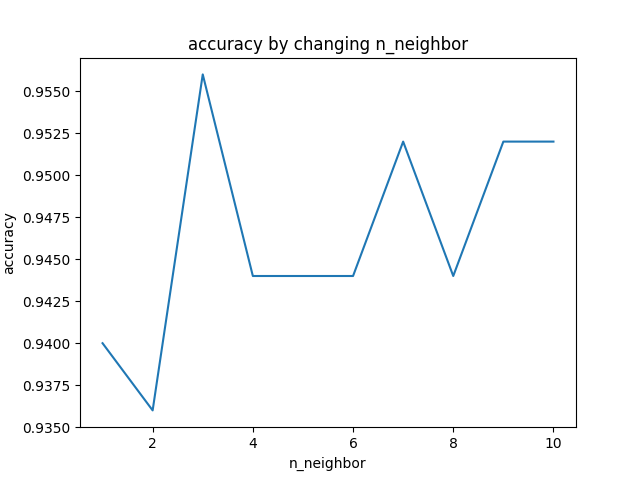

This chart was generated by the following Python code:
# coding: UTF-8
# モジュールのインポート
import matplotlib.pyplot as plt
from sklearn.datasets import make_classification
from sklearn.neighbors import KNeighborsClassifier
from sklearn.model_selection import train_test_split

# データの生成
X, y = make_classification(
    n_samples=1000, n_features=4, n_informative=3, n_redundant=0, random_state=42)
train_X, test_X, train_y, test_y = train_test_split(X, y, random_state=42)

# n_neighborsの値の範囲(1から10)
k_list = [i for i in range(1, 11)]

# 正解率を格納するからリストを作成
accuracy = []

# n_neighborsを変えながらモデルを学習
for k in k_list:
    model = KNeighborsClassifier(n_neighbors=k)
    model.fit(train_X, train_y)
    accuracy.append(model.score(test_X, test_y))

# グラフのプロット
plt.plot(k_list, accuracy)
plt.xlabel("n_neighbor")
plt.ylabel("accuracy")
plt.title("accuracy by changing n_neighbor")
plt.savefig("param_n_neighbors_knn.png")
